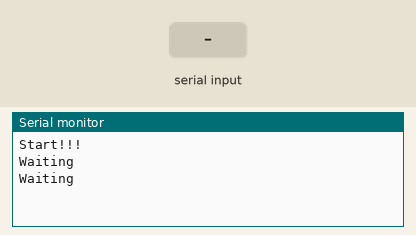
Simulated run of this sketch. Board: Arduino Leonardo, built with avr-gcc and run on an emulated ATmega32U4. Shown: the last lines printed to the serial monitor. Inputs (shaded band) come from the test bench.

Above: at 1.2 s.
1.3 s: "1" received over the second serial link
At 2.6 s:
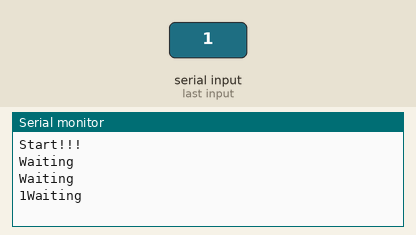
2.8 s: "0" received over the second serial link
At 3.7 s:
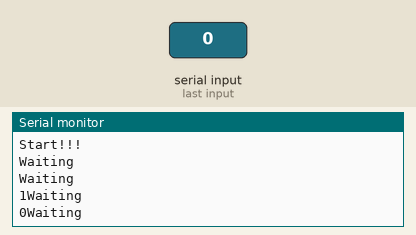
4.3 s: "2" received over the second serial link
At 5.8 s:
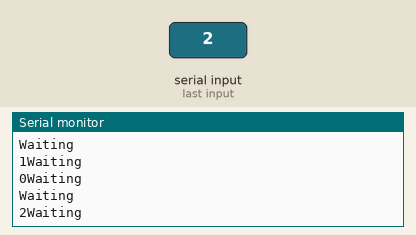

The sketch:

_3GIMtest.ino
```cpp
void setup() {
  while (true) {
    if (Serial) break;
  }
  Serial.begin(115200);

  Serial1.begin(115200);

  Serial.println("Start!!!");

  //  Serial1.println((char *)"$YV");
}

void loop() {
  int bytes;
  if ((bytes = Serial1.available()) > 0) {
    while (bytes--) {
      char c = Serial1.read();
      Serial.print(c);
    }
  }
  else {
    Serial1.println((char *)"$YT");
    Serial.println("Waiting");
    delay(1000);
  }
}
```

Measured:
- after the input at 1.3 s, the serial monitor: prints a new line after 0.71 s (image 1)
- after the input at 2.8 s, the serial monitor: prints a new line after 0.21 s (image 2)
- after the input at 4.3 s, the serial monitor: prints a new line after 0.71 s (image 3)
